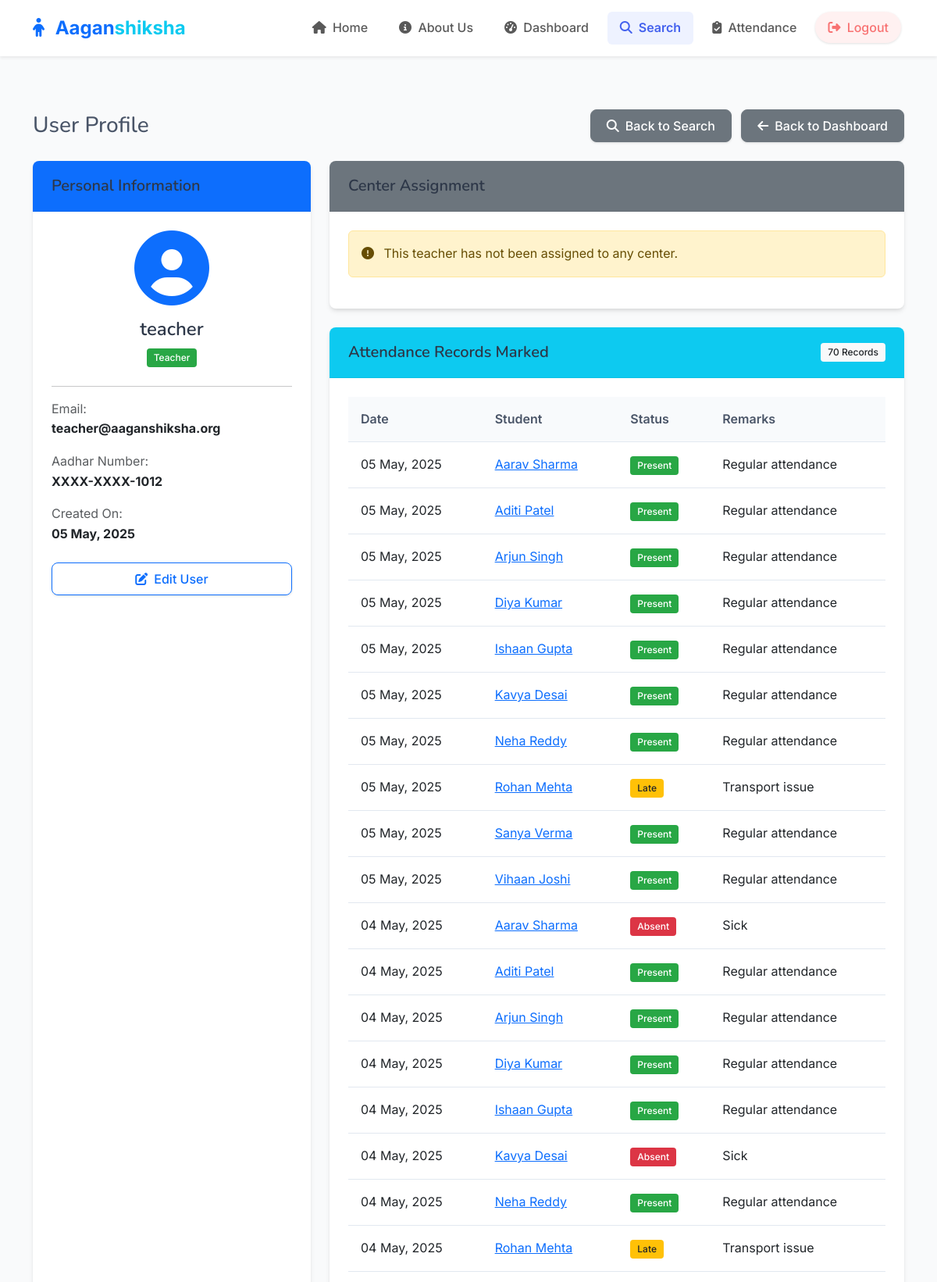
Screenshot of /admin/search/user/2 (signed in, upper part) with the database file from the repository.
### models.py (models this page shows, shortened)
class User(UserMixin, db.Model):
    id = db.Column(db.Integer, primary_key=True)
    username = db.Column(db.String(64), unique=True, nullable=False)
    email = db.Column(db.String(120), unique=True, nullable=False)
    password_hash = db.Column(db.String(256), nullable=False)
    role = db.Column(db.String(20), nullable=False)  # 'admin', 'teacher'
    aadhar_number = db.Column(db.String(12), unique=True, nullable=False)
    created_at = db.Column(db.DateTime, default=datetime.utcnow)
    center_id = db.Column(db.Integer, db.ForeignKey('center.id'), nullable=True)  # Only required for teachers
    center = db.relationship('Center', backref='teachers', lazy=True)
    complaints = db.relationship('Complaint', backref='author', lazy=True)
    nutrition_tips = db.relationship('NutritionTip', backref='created_by', lazy=True)
    activities = db.relationship('Activity', backref='created_by', lazy=True)

class Attendance(db.Model):
    id = db.Column(db.Integer, primary_key=True)
    student_id = db.Column(db.Integer, db.ForeignKey('student.id'), nullable=False)
    date = db.Column(db.Date, nullable=False)
    status = db.Column(db.String(20), nullable=False)  # 'present', 'absent', 'late'
    remarks = db.Column(db.Text)
    marked_by = db.Column(db.Integer, db.ForeignKey('user.id'), nullable=False)
    created_at = db.Column(db.DateTime, default=datetime.utcnow)
    updated_at = db.Column(db.DateTime, default=datetime.utcnow, onupdate=datetime.utcnow)
    teacher = db.relationship('User', foreign_keys=[marked_by])

class Student(db.Model):
    id = db.Column(db.Integer, primary_key=True)
    name = db.Column(db.String(100), nullable=False)
    age = db.Column(db.Integer)
    gender = db.Column(db.String(10))
    parent_name = db.Column(db.String(100))
    parent_contact = db.Column(db.String(15))
    address = db.Column(db.String(200))
    aadhar_number = db.Column(db.String(12), unique=True, nullable=False)
    enrollment_date = db.Column(db.Date, default=datetime.utcnow)
    center_id = db.Column(db.Integer, db.ForeignKey('center.id'), nullable=False)
    created_at = db.Column(db.DateTime, default=datetime.utcnow)
    attendance_records = db.relationship('Attendance', backref='student', lazy=True)

### routes/admin.py (the view)
@admin_bp.route('/search/user/<int:id>')
@login_required
@admin_required
def search_user_details(id):
    user = User.query.get_or_404(id)
    attendance_records = []
    if user.role == 'teacher':
        attendance_records = Attendance.query.filter_by(marked_by=user.id).order_by(Attendance.date.desc()).all()
    center = None
    if user.center_id:
        center = Center.query.get(user.center_id)
    return render_template('admin/user_details.html', user=user, attendance_records=attendance_records, center=center)

### app.py (called while the page is built)
@app.context_processor
def inject_csrf_token():
    return dict(csrf_token=generate_csrf)

@login_manager.user_loader
def load_user(user_id):
    return User.query.get(int(user_id))

### routes/admin.py (called while the page is built)
def admin_required(f):
    @wraps(f)
    def decorated_function(*args, **kwargs):
        if not current_user.is_authenticated or current_user.role != 'admin':
            flash('You need to be an admin to access this page.', 'danger')
            return redirect(url_for('auth.login'))
        return f(*args, **kwargs)
    return decorated_function

### templates/admin/user_details.html (shortened to what this page needs)
{% extends 'base.html' %}
{% block content %}
<div class="container py-4">
    <div class="d-flex justify-content-between align-items-center mb-4">
        <h1 class="h3 mb-0">User Profile</h1>
        <div>
            <a href="{{ url_for('admin.search') }}" class="btn btn-secondary me-2">
                <i class="fas fa-search me-2"></i>Back to Search
            </a>
            <a href="{{ url_for('admin.dashboard') }}" class="btn btn-secondary">
                <i class="fas fa-arrow-left me-2"></i>Back to Dashboard
            </a>
        </div>
    </div>
    <div class="row">
        <div class="col-lg-4 mb-4">
            <div class="card h-100">
                <div class="card-header bg-primary text-white">
                    <h5 class="mb-0">Personal Information</h5>
                </div>
                <div class="card-body">
                    <div class="text-center mb-4">
                        <div class="mb-3">
                            <i class="fas fa-user-circle fa-6x text-primary"></i>
                        </div>
                        <h4>{{ user.username }}</h4>
                        <span class="badge bg-{{ 'danger' if user.role == 'admin' else 'success' }}">
                            {{ user.role|capitalize }}
                        </span>
                    </div>
                    <hr>
                    <div class="mb-3">
                        <label class="text-muted d-block">Email:</label>
                        <div class="fw-bold">{{ user.email }}</div>
                    </div>
                    <div class="mb-3">
                        <label class="text-muted d-block">Aadhar Number:</label>
                        <div class="fw-bold">{{ "XXXX-XXXX-" + user.aadhar_number[-4:] }}</div>
                    </div>
                    <div class="mb-3">
                        <label class="text-muted d-block">Created On:</label>
                        <div class="fw-bold">{{ user.created_at.strftime('%d %B, %Y') }}</div>
                    </div>
                    <div class="d-grid gap-2 mt-4">
                        <a href="{{ url_for('admin.edit_user', id=user.id) }}" class="btn btn-outline-primary">
                            <i class="fas fa-edit me-2"></i>Edit User
                        </a>
                    </div>
                </div>
            </div>
        </div>
        <div class="col-lg-8">
            {% if user.role == 'teacher' %}
                <div class="card mb-4">
                    <div class="card-header bg-secondary text-white">
                        <h5 class="mb-0">Center Assignment</h5>
                    </div>
                    <div class="card-body">
                        {% if center %}
                            <div class="row">
                                <div class="col-md-6">
                                    <div class="mb-3">
                                        <label class="text-muted d-block">Center Name:</label>
                                        <div class="fw-bold">{{ center.name }}</div>
                                    </div>
                                    <div class="mb-3">
                                        <label class="text-muted d-block">Contact Number:</label>
                                        <div class="fw-bold">{{ center.contact_number or 'N/A' }}</div>
                                    </div>
                                </div>
                                <div class="col-md-6">
                                    <div class="mb-3">
                                        <label class="text-muted d-block">Address:</label>
                                        <div class="fw-bold">{{ center.address }}</div>
                                    </div>
                                    <div class="mb-3">
                                        <label class="text-muted d-block">Email:</label>
                                        <div class="fw-bold">{{ center.email or 'N/A' }}</div>
                                    </div>
                                </div>
                            </div>
                            <a href="{{ url_for('admin.edit_center', id=center.id) }}" class="btn btn-sm btn-outline-secondary">
                                <i class="fas fa-edit me-2"></i>Edit Center
                            </a>
                        {% else %}
                            <div class="alert alert-warning">
                                <i class="fas fa-exclamation-circle me-2"></i>
                                This teacher has not been assigned to any center.
                            </div>
                        {% endif %}
                    </div>
                </div>
            {% endif %}
            {% if user.role == 'teacher' %}
                <div class="card mb-4">
                    <div class="card-header bg-info text-white d-flex justify-content-between align-items-center">
                        <h5 class="mb-0">Attendance Records Marked</h5>
                        <span class="badge bg-light text-dark">{{ attendance_records|length }} Records</span>
                    </div>
                    <div class="card-body">
                        {% if attendance_records %}
                            <div class="table-responsive">
                                <table class="table table-hover">
                                    <thead>
                                        <tr>
                                            <th>Date</th>
                                            <th>Student</th>
                                            <th>Status</th>
                                            <th>Remarks</th>
                                        </tr>
                                    </thead>
                                    <tbody>
                                        {% for record in attendance_records %}
                                            <tr>
                                                <td>{{ record.date.strftime('%d %b, %Y') }}</td>
                                                <td>
                                                    <a href="{{ url_for('admin.search_student_details', id=record.student_id) }}">
                                                        {{ record.student.name }}
                                                    </a>
                                                </td>
                                                <td>
                                                    <span class="badge bg-{{ 'success' if record.status == 'present' else 'danger' if record.status == 'absent' else 'warning' }}">
                                                        {{ record.status|capitalize }}
                                                    </span>
                                                </td>
                                                <td>{{ record.remarks or 'N/A' }}</td>
                                            </tr>
                                        {% endfor %}
                                    </tbody>
                                </table>
                            </div>
                        {% else %}
                            <div class="alert alert-info">
                                <i class="fas fa-info-circle me-2"></i>
                                No attendance records have been marked by this teacher yet.
                            </div>
                        {% endif %}
                    </div>
                </div>
            {% endif %}
        </div>
    </div>
</div>
{% endblock %}

### static/css/style.css (style rules this page uses)
:root { --primary-color: #4361ee; --primary-light: #eef2ff; --secondary-color: #3f72af; --info-color: #3abff8; --success-color: #36d399; --warning-color: #fbbd23; --danger-color: #f87272; --light-color: #f8f9fa; --dark-color: #333333; --text-color: #4a5568; --border-radius: 0.5rem; --box-shadow: 0 4px 6px -1px rgba(0, 0, 0, 0.1), 0 2px 4px -1px rgba(0, 0, 0, 0.06); --transition: all 0.3s ease; }
body { min-height: 100vh; display: flex; flex-direction: column; font-family: 'Inter', -apple-system, BlinkMacSystemFont, 'Segoe UI', Roboto, Oxygen, Ubuntu, Cantarell, 'Open Sans', 'Helvetica Neue', sans-serif; color: var(--text-color); background-color: #f9fafb; line-height: 1.6; }
h1, h2, h3, h4, h5, h6 { font-family: 'Nunito', -apple-system, BlinkMacSystemFont, 'Segoe UI', Roboto, Oxygen, Ubuntu, Cantarell, 'Open Sans', 'Helvetica Neue', sans-serif; font-weight: 600; color: #2d3748; }
a { transition: var(--transition); }
.btn { border-radius: var(--border-radius); padding: 0.5rem 1.25rem; font-weight: 500; transition: var(--transition); box-shadow: 0 1px 3px rgba(0,0,0,0.12); }
.card { border: none; border-radius: var(--border-radius); box-shadow: var(--box-shadow); transition: var(--transition); overflow: hidden; }
.card-header { background-color: white; border-bottom: 1px solid rgba(0, 0, 0, 0.05); padding: 1.25rem 1.5rem; font-weight: 600; }
.card-body { padding: 1.5rem; }
.table { border-collapse: separate; border-spacing: 0; width: 100%; margin-bottom: 1rem; }
.table th { background-color: #f8fafc; font-weight: 600; padding: 1rem; text-align: left; color: #4a5568; border-bottom: 1px solid #e2e8f0; }
.table td { padding: 1rem; border-bottom: 1px solid #e2e8f0; vertical-align: middle; }
.badge { padding: 0.5em 0.75em; font-weight: 500; border-radius: 0.25rem; }
.badge.bg-success { background-color: #28a745 !important; }
.badge.bg-danger { background-color: #dc3545 !important; }
.badge.bg-warning { background-color: #ffc107 !important; color: #212529 !important; }

### rows the page displays
User: username "teacher", role "Teacher", email "teacher@aaganshiksha.org", aadhar_number "XXXX-XXXX-1012", created_at "05 May, 2025"
Attendance: date "05 May, 2025", student.name "Aarav Sharma", status "Present", remarks "Regular attendance"
Attendance: date "05 May, 2025", student.name "Aditi Patel", status "Present", remarks "Regular attendance"
Attendance: date "05 May, 2025", student.name "Arjun Singh", status "Present", remarks "Regular attendance"
Attendance: date "05 May, 2025", student.name "Diya Kumar", status "Present", remarks "Regular attendance"
Attendance: date "05 May, 2025", student.name "Ishaan Gupta", status "Present", remarks "Regular attendance"
Attendance: date "05 May, 2025", student.name "Kavya Desai", status "Present", remarks "Regular attendance"
Attendance: date "05 May, 2025", student.name "Neha Reddy", status "Present", remarks "Regular attendance"
Attendance: date "05 May, 2025", student.name "Rohan Mehta", status "Late", remarks "Transport issue"
Attendance: date "05 May, 2025", student.name "Sanya Verma", status "Present", remarks "Regular attendance"
Attendance: date "05 May, 2025", student.name "Vihaan Joshi", status "Present", remarks "Regular attendance"
Attendance: date "04 May, 2025", student.name "Aarav Sharma", status "Absent", remarks "Sick"
Attendance: date "04 May, 2025", student.name "Aditi Patel", status "Present", remarks "Regular attendance"
Attendance: date "04 May, 2025", student.name "Arjun Singh", status "Present", remarks "Regular attendance"
Attendance: date "04 May, 2025", student.name "Diya Kumar", status "Present", remarks "Regular attendance"
Attendance: date "04 May, 2025", student.name "Ishaan Gupta", status "Present", remarks "Regular attendance"
Attendance: date "04 May, 2025", student.name "Kavya Desai", status "Absent", remarks "Sick"
Attendance: date "04 May, 2025", student.name "Neha Reddy", status "Present", remarks "Regular attendance"
Attendance: date "04 May, 2025", student.name "Rohan Mehta", status "Late", remarks "Transport issue"

### other values shown
{{ attendance_records|length }} "70"
